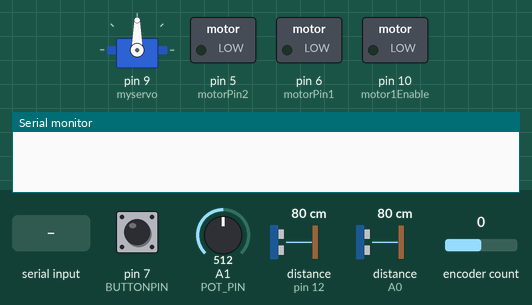
Simulated run of this sketch. Board: Arduino Uno, built with avr-gcc and run on an emulated ATmega328P. Shown: servo, switched loads named in the sketch (green lamp = pin HIGH), the last lines printed to the serial monitor. The test bench sets the inputs (shaded band); at power-on: distance to the obstacle (sensors on A0, pin 12) 80 cm, encoder count 0, pin 7 (BUTTONPIN) LOW, A1 (POT_PIN) = 512. The echo pulse lasts 58.3 µs per cm.

Above: at 1.2 s.
1.3 s: "90,45\n" received over Serial
At 2.6 s:
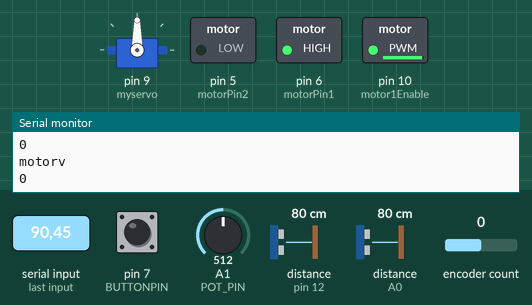
3.5 s: distance to the obstacle (sensor on A0) set to 2 cm
At 4.7 s:
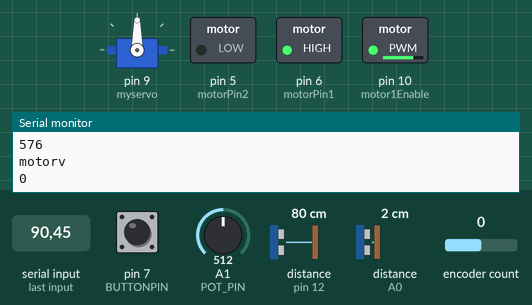
5.0 s: encoder count set to 1
At 6.1 s:
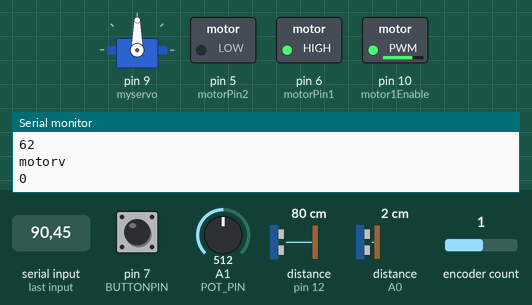
6.5 s: pin 7 (BUTTONPIN) pulled HIGH for 0.15 s
At 8.2 s:
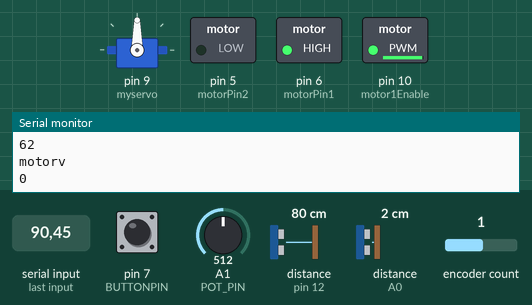
8.3 s: distance to the obstacle (sensor on pin 12) set to 2 cm
At 10.0 s:
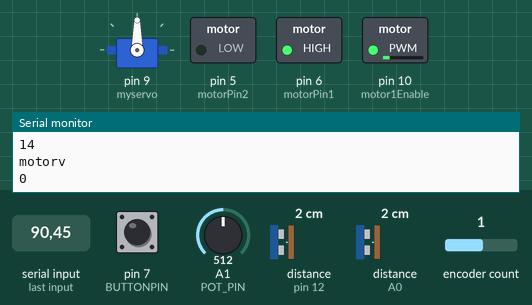
11.3 s: distance to the obstacle (sensor on pin 12) set to 4 cm
At 12.27 s:
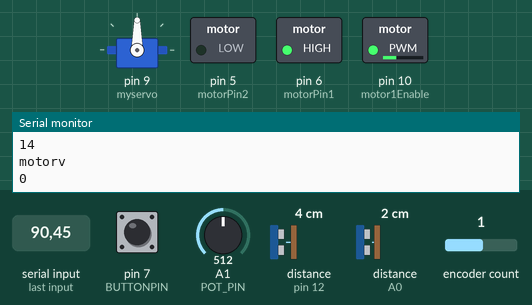
Timing chart, 0 to 14.3 s (numbered marks = the images above; inputs shaded):
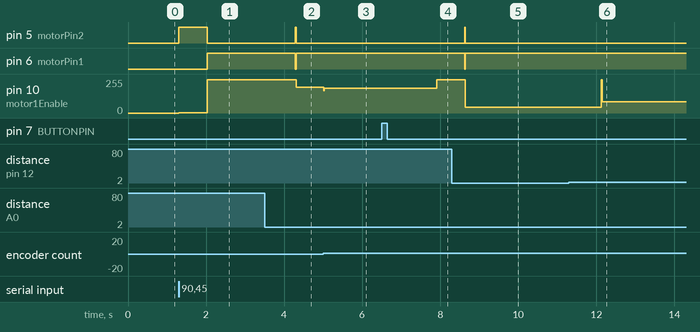

Measured:
- after the input at 1.3 s, pin 5 (motorPin2): LOW → HIGH at once, → LOW 0.73 s later; pin 6 (motorPin1): LOW → HIGH after 0.73 s; pin 10 (motor1Enable): 0/255 → 3/255 at once, → 250/255 0.73 s later
- after the input at 3.5 s, pin 5 (motorPin2): LOW → HIGH after 0.79 s, → LOW 0.02 s later; pin 6 (motorPin1): HIGH → LOW after 0.79 s, → HIGH 0.02 s later; pin 10 (motor1Enable): 250/255 → 192/255 after 0.81 s
- after the input at 5.0 s, pin 10 (motor1Enable): 192/255 → 186/255 at once
- after the input at 6.5 s, pin 10 (motor1Enable): 186/255 → 250/255 after 1.4 s
- after the input at 8.3 s, pin 5 (motorPin2): LOW → HIGH after 0.33 s, → LOW 0.02 s later; pin 6 (motorPin1): HIGH → LOW after 0.33 s, → HIGH 0.02 s later; pin 10 (motor1Enable): 250/255 → 42/255 after 0.35 s
- after the input at 11.3 s, pin 10 (motor1Enable): 42/255 → 84/255 after 0.83 s

The sketch:

Sensors_UI.ino
```cpp
#include <Encoder.h>
#include <SharpIR.h>
#include <Stepper.h>
#include <NewPing.h>
#include <Servo.h>

#define TRIGGER_PIN  8  // Arduino pin tied to trigger pin on the ultrasonic sensor.
#define ECHO_PIN     12  // Arduino pin tied to echo pin on the ultrasonic sensor.
#define POT_PIN      A1
#define FLEX_PIN     A2
#define STEPPER_A    11
#define STEPPER_B    4
#define STEPS 800
#define BUTTONPIN   7
#define MAX_DISTANCE 200 // Maximum distance we want to ping for (in centimeters). Maximum sensor distance is rated at 400-500cm.
#define sharp_pin A0

//Initialize Motor
const int motorPin1 = 6;
const int motorPin2 = 5;
const int motor1Enable = 10;
int motorp = 0;
int motorv = 0;
// encoder counter
long newPosition=0; long oldPosition = 0;
// sample time, (T), for the dicrete time PID controller
int LOOPTIME = 20; long lastMilli = 0;

Stepper stepper(STEPS, STEPPER_A, STEPPER_B);
//1080 is for a sharp sensor from 10 - 80 cm in range
SharpIR sharp(sharp_pin, 25, 93, 1080);
NewPing sonar(TRIGGER_PIN, ECHO_PIN, MAX_DISTANCE); // NewPing setup of pins and maximum distance.
Servo myservo;  // create servo object to control a servo
//Initialize the encoder
Encoder myEnc(3, 2);  //Interrupt pins

int speed_act = 0;
int PWM_val = 0; int rpm_val = 0 ;     // (25% = 64; 50% = 127; 75% = 191; 100% = 255)

// PID controller parameters
float kP =   0.5; float kI =   0; float kD = 0.02;
// e(k) & e(k-1) & e(k-2)
int ek = 0; int ek_1 = 0; int ek_2 = 0;
// u(k) & u(k-1)
float uk = 0; float uk_1 = 0;

// PID controller parameters for the user defined degree adjustment
float kP_pwm = 1.5; float kI_pwm =  0; float kD_pwm = 0.2;
float divider_pwm = 1;
// e(k) & e(k-1) & e(k-2)
float ek_pwm = 0; float ek_pwm_1 = 0; float ek_pwm_2 = 0;
// u(k) & u(k-1)
float uk_pwm = 0; float uk_pwm_1 = 0;


int old_degree = 0; int desired_count = 0;

// inputs
int speed_target = 50 ; int degree_target = 0; //+ for cw rotation, - for ccw rotation


int target = 0;
int start = 0;
int sensor_val;
int previous = 0;
int motor_sel = 1, sensor_sel = 1, rev_sel = -1, out_sel = 1, deg_val = 0, vel_val = 0;
int i = 0;
char mode, inChar;
String inputString;

void setup() {
  // put your setup code here, to run once:
  Serial.begin(9600); // Open serial monitor at 115200 baud to see ping results.
  pinMode(sharp_pin, INPUT);
  stepper.setSpeed(30);
  myservo.attach(9);  // attaches the servo on pin 9 to the servo object
  pinMode(BUTTONPIN, INPUT);
  pinMode(motorPin1, OUTPUT);       //define motorpin1 as output
  pinMode(motorPin2, OUTPUT);       //define motorpin2 as output
}
int count = 0;

void loop() {
  // put your main code here, to run repeatedly:
  if (start) {
    control_motor();
    if(count%1000 == 0) printGUI();
  }
  count++;
}

void control_motor() {
  switch (motor_sel) {
    case 1: drive_dc();  break;
    case 2: drive_servo(); break;
    case 3: drive_stepper(); break;
    default: break;
  }
  check_button();
}

void check_button(){
  //if high
  if(digitalRead(BUTTONPIN) == HIGH){
    //debounce basic method
    delay(50);
    if(digitalRead(BUTTONPIN) == HIGH){
      //do action (go to next sensor)
      sensor_sel += 1;
      if(sensor_sel >= 4) sensor_sel = 1;
    }
    //wait for depressed button
    while(digitalRead(BUTTONPIN) == HIGH) {};
    //debounce again
    delay(50);
  }
}

void drive_dc() {
  int reverse = 1;
  if(rev_sel == 2) reverse = -1;
  if(out_sel == 1){
    switch (sensor_sel) {
      case 1: deg_val = map(sensor_val, 0, 50, 0, 360); break;
      case 2: deg_val = map(sensor_val, 0, 50, 0, 360); break;
      case 3: deg_val = map(sensor_val, 0, 100, 0, 360); break;
      case 4: deg_val = map(sensor_val, 0,360, 0, 360); break;
      default: break;
    }
    degree_target = reverse * deg_val;
    speed_target = 0;
  }
  else{
     switch (sensor_sel) {
      case 1: vel_val = map(sensor_val, 0, 50, 0, 72); break;
      case 2: vel_val = map(sensor_val, 0, 50, 0, 72); break;
      case 3: vel_val = map(sensor_val, 0, 100, 0, 72); break;
      case 4: vel_val = map(sensor_val, 0,360, 0, 72); break;
      default: break;
    }
    degree_target = 0;
    speed_target = reverse * vel_val;

  }
  //gets (desired speed, 0) or (0, desired degree change)
  if(degree_target == 0){
    if((millis()-lastMilli) >= LOOPTIME)   { // enter timed loop
    long difference_time = millis() - lastMilli;
    lastMilli = millis();

    newPosition = myEnc.read();
    long difference_encoder = newPosition - oldPosition;
    oldPosition = newPosition;

    //Serial.println(difference_encoder);
    speed_act = getMotorData(difference_time, difference_encoder);
    motorv = speed_act;
    rpm_val =  updatePid(rpm_val, speed_target, speed_act, difference_time);   // compute PWM value
    PWM_val = (rpm_val*255 / 72);
    if(speed_target > 0)
      run_cw((int)PWM_val);
    else
      run_ccw((int)PWM_val);
    }
  }
  else {
    long init_count = myEnc.read();
    desired_degree(init_count, degree_target, speed_target);
  }
}

void drive_servo() {
  int pos;
  switch (sensor_sel) {
    case 1: sensor_val = map(sensor_val, 0, 50, 0, 180); break;
    case 2: sensor_val = map(sensor_val, 0, 50, 0, 180); break;
    case 3: sensor_val = map(sensor_val, 0, 100, 0, 180); break;
    case 4: sensor_val = map(sensor_val, 0,360, 0, 180); break;
    default: break;
  }
  if (rev_sel==0)
  {
    for (pos = 0; pos <= 180; pos += 1)
    {                   // goes from 0 degrees to 180 degrees in steps of 1 degree
        myservo.write(pos);              // tell servo to go to position in variable 'pos'
        delay(15);                       // waits 15ms for the servo to reach the position
    }
    for (pos = 180; pos >= 0; pos -= 1)
    {                   // goes from 180 degrees to 0 degrees
        myservo.write(pos);              // tell servo to go to position in variable 'pos'
        delay(15);                       // waits 15ms for the servo to reach the position
    }
  }
  else if (rev_sel==-1)
  {
    myservo.write(sensor_val);
  }                         // waits for the servo to get there
}


void drive_stepper() {
  switch (sensor_sel) {
    case 1: sensor_val = map(sensor_val, 0, 50, 0, 360); break;
    case 2: sensor_val = map(sensor_val, 0, 50, 0, 360); break;
    case 3: sensor_val = map(sensor_val, 0, 100, 0, 360); break;
    default: break;
  }
  target = (int)(800.0 * ((float)sensor_val / 360.0));
  // move a number of steps equal to the change in the
  // sensor reading
  stepper.step(target - previous);
  // remember the previous value of the sensor
  previous = target;
}

void printGUI() {
  int sharpval, ultrasonicval, potval;
  int raw;

  sharpval = sharp.distance();
  ultrasonicval = sonar.ping_cm();
  raw = analogRead(POT_PIN);
  //scale from 0-5V (0 - 1023) to a percentage
  potval = map(raw, 0, 1023, 0, 100);

  //display sharp value
  Serial.print("sharp\n");
  Serial.print(sharpval);
  Serial.print('\n');

  //display ultrasonic value
  Serial.print("ultrasonic\n");
  Serial.print(ultrasonicval); // Send ping, get distance in cm and print result (0 = outside set distance range)
  Serial.print('\n');

  //display pot value
  Serial.print("pot\n");
  Serial.print(potval);
  Serial.print('\n');

 //display pot value
  Serial.print("motorp\n");
  Serial.print(motorp);
  Serial.print('\n');

   //display pot value
  Serial.print("motorv\n");
  Serial.print(motorv);
  Serial.print('\n');

  //convert sensor raw vals and selected line to sensor val for motor output
  switch (sensor_sel) {
    case 1: sensor_val = sharpval; break;
    case 2: sensor_val = ultrasonicval; break;
    case 3: sensor_val = potval; break;
    //gui selector case
    case 4: //if degrees is selected
      if (out_sel == 1) {
        sensor_val = deg_val;
      }//if velocity is selected
      else {
        sensor_val = vel_val;
      }
      break;
    default: break;
  }
}

void serialEvent() {
  //when we recieve serial
  start = 1;
  int val;
  //read whole message
  while (Serial.available()) {
    //read the first char as mode
    inChar = (char)Serial.read();
    if (inChar == 'm' || inChar == 's' || inChar == 'r' || inChar == 'o' ||  inChar == 'd' || inChar == 'v' || inChar == 'z') {
      mode = inChar;
      i = 1;
    }
    else if (inChar == '\n') {
      //convert the trest of the input to an int
      val = inputString.toInt();
      //Serial.println(val);
      inputString = "";
      switch (mode) {
        case 'm': motor_sel = val;  break;
        case 's': sensor_sel = val; break;
        case 'r': rev_sel = val;    break;
        case 'o': out_sel = val;    break;
        case 'd': deg_val = val;    break;
        case 'v': vel_val = val;    break;
        case 'z': start = 1;        break;
        default: break;
      }
      break;
    }
    //otherwise get the rest of the input
    else {
      // add it to the inputString:
      inputString += inChar;
    }
  }
  //assign variables based on what was just read

}

///// FUNCTIONS /////
int getMotorData(long timed, long count)  {
 speed_act = ((count)*(60*(1000/timed)))/(720);       // actual revolution per minute
 return speed_act;
}

float updatePid(int command, int targetValue, int currentValue, int timed)   {
// uk = uk_1 + kP*(ek - ek_1) + kI*T*ek + kD*(ek - 2*ek_1 + ek_2)/T;
float T = ((float)timed)/1000;  // sample time
ek = abs(targetValue) - abs(currentValue); ; // Compute error
float t1 = ek ;
float t2 = t1 - ek_1;
float t3 = (kD*t2)/ T;
t2 = kI*T*ek;
uk = uk_1 + kP*t1 + t2 + t3;
t1 = uk;
// Store values for next time step
uk_1 = uk; ek_2 = ek_1; ek_1 = ek;
  return constrain(uk, 1, 72); //command
}

float update_PWM_Pid(int count_error, int rpm, int timed) {
  // uk = uk_1 + kP*(ek - ek_1) + kI*T*ek + kD*(ek - 2*ek_1 + ek_2)/T;
  float T = ((float)timed)/1000;  // sample time

  ek_pwm = count_error;  // Compute error
  float t1 = ek_pwm;
  float t2 = t1 - ek_pwm_1;
  float t3 = (kD_pwm*t2)/ T;

    t2 = kI_pwm*T*ek_pwm;
  uk_pwm =  kP_pwm*t1 + t2 + t3;
  t1 = uk_pwm;
  // Store values for the next time step
  uk_pwm_1 = uk_pwm; ek_pwm_2 = ek_pwm_1; ek_pwm_1 = ek_pwm;

  float angle_pwm = uk_pwm / divider_pwm;

  if (angle_pwm > 0)
    return constrain(angle_pwm, 0, 250);
  else
    return constrain(angle_pwm, -250, 0);


}

void desired_degree(long counter, int degree, int init_rpm) {

if(old_degree != degree){
  long limit_count = degree * 2; // 2 count per degree from encoder(4x mode), 720 count per revolution
  desired_count = counter + limit_count;
  old_degree = degree;
}

int difference_count = desired_count - counter;  //


//if(!(difference_count < 8 && difference_count > -8 )){  // error margin of +-3 counts --> +-1.5 degrees
//if(1){  // error margin of +-3 counts --> +-1.5 degrees
if(!(difference_count < 4 && difference_count > -4 )){  // error margin of +-3 counts --> +-1.5 degrees

  if((millis()-lastMilli) >= LOOPTIME)   { // enter timed loop
    int difference_time = millis() - lastMilli;   //sample time
    lastMilli = millis();

    newPosition = myEnc.read();
    difference_count = desired_count - newPosition;

    motorp = difference_count/2;

    PWM_val = update_PWM_Pid(difference_count, init_rpm, difference_time); // compute PWM value
    if(PWM_val > 0)
      run_cw((int)PWM_val);
    else
      run_ccw((int)(-PWM_val));
    }
}
else{
  stop();
}
}

///// MOTOR /////
void run_free()
{
  analogWrite(motor1Enable, 1);
  }

void stop()
{
  analogWrite(motor1Enable, 0);

  digitalWrite(motorPin1, LOW);
  digitalWrite(motorPin2, LOW);
}

void run_cw(int speed)
{
  if (speed < 85){
  analogWrite(motor1Enable, 220);
  delay(3);
  }
  analogWrite(motor1Enable, speed);

  digitalWrite(motorPin1, HIGH);
  digitalWrite(motorPin2, LOW);
}

void run_ccw(int speed)
{
  if (speed < 85){
  analogWrite(motor1Enable, 220);
  delay(3);
  }
  analogWrite(motor1Enable, speed);

  digitalWrite(motorPin1, LOW);
  digitalWrite(motorPin2, HIGH);
}
///// MOTOR /////
```
